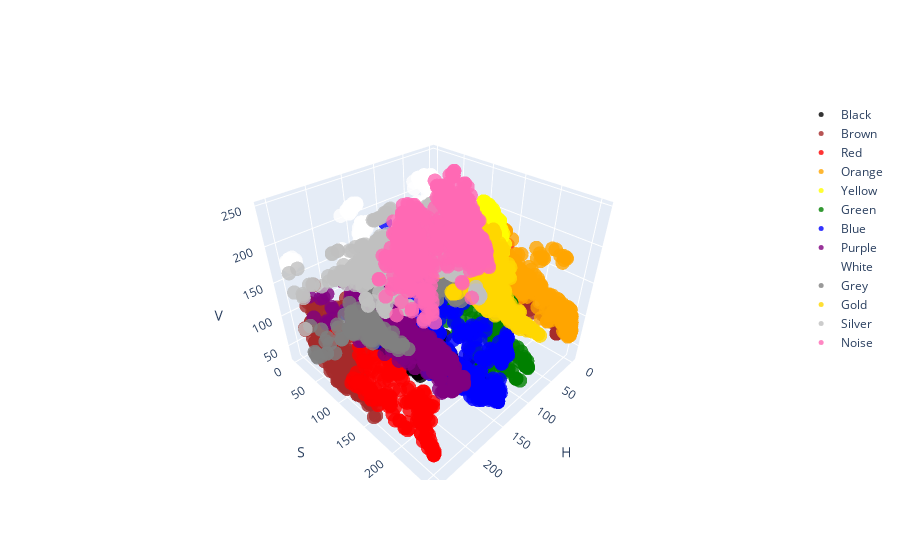

Write notebook code for a chart like this one.
### Code cell
fig = go.Figure()

label_colors = {
    'Black' : 'black',
    'Brown' : 'brown',
    'Red' : 'red',
    'Orange' : 'orange',
    'Yellow' : 'yellow',
    'Green': 'green',
    'Blue': 'blue',
    'Purple': 'purple',
    'White' : 'white',
    'Grey': 'grey',
    'Gold': 'gold',
    'Silver': 'silver',
    'Noise': 'hotpink'
}
# Add trace for each label
for label, color in label_colors.items():
    label_df = df[df['label'] == label]
    fig.add_trace(go.Scatter3d(
        x=label_df['H'],
        y=label_df['S'],
        z=label_df['V'],
        mode='markers',
        marker=dict(size=5, color=label_colors[label], opacity=0.8),
        name=label
    ))
    
# Set axis labels
fig.update_layout(scene=dict(xaxis_title='H', yaxis_title='S', zaxis_title='V'))

# Show the plot
fig.show()

### Figure 1 — Plotly figure (JSON) as saved in the notebook; plotly's stock layout.template omitted (floating-point values rounded to 4 significant figures; data arrays with more than 128 entries replaced by an {"elided": "..."} marker saying what was removed)
{"data": [{"marker": {"color": "black", "opacity": 0.8, "size": 5}, "mode": "markers", "name": "Black", "type": "scatter3d", "x": {"elided": "353 int values"}, "y": {"elided": "353 int values"}, "z": {"elided": "353 int values"}}, {"marker": {"color": "brown", "opacity": 0.8, "size": 5}, "mode": "markers", "name": "Brown", "type": "scatter3d", "x": {"elided": "538 int values"}, "y": {"elided": "538 int values"}, "z": {"elided": "538 int values"}}, {"marker": {"color": "red", "opacity": 0.8, "size": 5}, "mode": "markers", "name": "Red", "type": "scatter3d", "x": {"elided": "190 int values"}, "y": {"elided": "190 int values"}, "z": {"elided": "190 int values"}}, {"marker": {"color": "orange", "opacity": 0.8, "size": 5}, "mode": "markers", "name": "Orange", "type": "scatter3d", "x": {"elided": "307 int values"}, "y": {"elided": "307 int values"}, "z": {"elided": "307 int values"}}, {"marker": {"color": "yellow", "opacity": 0.8, "size": 5}, "mode": "markers", "name": "Yellow", "type": "scatter3d", "x": {"elided": "184 int values"}, "y": {"elided": "184 int values"}, "z": {"elided": "184 int values"}}, {"marker": {"color": "green", "opacity": 0.8, "size": 5}, "mode": "markers", "name": "Green", "type": "scatter3d", "x": {"elided": "176 int values"}, "y": {"elided": "176 int values"}, "z": {"elided": "176 int values"}}, {"marker": {"color": "blue", "opacity": 0.8, "size": 5}, "mode": "markers", "name": "Blue", "type": "scatter3d", "x": {"elided": "354 int values"}, "y": {"elided": "354 int values"}, "z": {"elided": "354 int values"}}, {"marker": {"color": "purple", "opacity": 0.8, "size": 5}, "mode": "markers", "name": "Purple", "type": "scatter3d", "x": {"elided": "388 int values"}, "y": {"elided": "388 int values"}, "z": {"elided": "388 int values"}}, {"marker": {"color": "white", "opacity": 0.8, "size": 5}, "mode": "markers", "name": "White", "type": "scatter3d", "x": {"elided": "241 int values"}, "y": {"elided": "241 int values"}, "z": {"elided": "241 int values"}}, {"marker": {"color": "grey", "opacity": 0.8, "size": 5}, "mode": "markers", "name": "Grey", "type": "scatter3d", "x": {"elided": "216 int values"}, "y": {"elided": "216 int values"}, "z": {"elided": "216 int values"}}, {"marker": {"color": "gold", "opacity": 0.8, "size": 5}, "mode": "markers", "name": "Gold", "type": "scatter3d", "x": {"elided": "830 int values"}, "y": {"elided": "830 int values"}, "z": {"elided": "830 int values"}}, {"marker": {"color": "silver", "opacity": 0.8, "size": 5}, "mode": "markers", "name": "Silver", "type": "scatter3d", "x": {"elided": "850 int values"}, "y": {"elided": "850 int values"}, "z": {"elided": "850 int values"}}, {"marker": {"color": "hotpink", "opacity": 0.8, "size": 5}, "mode": "markers", "name": "Noise", "type": "scatter3d", "x": {"elided": "722 int values"}, "y": {"elided": "722 int values"}, "z": {"elided": "722 int values"}}], "layout": {"scene": {"xaxis": {"title": {"text": "H"}}, "yaxis": {"title": {"text": "S"}}, "zaxis": {"title": {"text": "V"}}}}}
